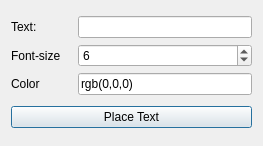
<?xml version="1.0" encoding="UTF-8"?>
<ui version="4.0">
 <class>Dialog</class>
 <widget class="QDialog" name="Dialog">
  <property name="windowModality">
   <enum>Qt::ApplicationModal</enum>
  </property>
  <property name="geometry">
   <rect>
    <x>0</x>
    <y>0</y>
    <width>263</width>
    <height>146</height>
   </rect>
  </property>
  <property name="windowTitle">
   <string>Add Text</string>
  </property>
  <layout class="QGridLayout" name="gridLayout_2">
   <item row="0" column="0">
    <layout class="QGridLayout" name="gridLayout">
     <property name="sizeConstraint">
      <enum>QLayout::SetMaximumSize</enum>
     </property>
     <item row="1" column="2">
      <widget class="QSpinBox" name="textSizeSpinBox">
       <property name="sizePolicy">
        <sizepolicy hsizetype="Minimum" vsizetype="Fixed">
         <horstretch>3</horstretch>
         <verstretch>0</verstretch>
        </sizepolicy>
       </property>
       <property name="minimum">
        <number>2</number>
       </property>
       <property name="value">
        <number>6</number>
       </property>
      </widget>
     </item>
     <item row="0" column="2">
      <widget class="QLineEdit" name="textLineEdit"/>
     </item>
     <item row="0" column="0">
      <widget class="QLabel" name="label">
       <property name="text">
        <string>Text:</string>
       </property>
      </widget>
     </item>
     <item row="1" column="0">
      <widget class="QLabel" name="label_2">
       <property name="sizePolicy">
        <sizepolicy hsizetype="Preferred" vsizetype="Preferred">
         <horstretch>1</horstretch>
         <verstretch>0</verstretch>
        </sizepolicy>
       </property>
       <property name="minimumSize">
        <size>
         <width>61</width>
         <height>0</height>
        </size>
       </property>
       <property name="text">
        <string>Font-size</string>
       </property>
      </widget>
     </item>
     <item row="2" column="0">
      <widget class="QLabel" name="label_3">
       <property name="text">
        <string>Color</string>
       </property>
      </widget>
     </item>
     <item row="2" column="2">
      <widget class="QLineEdit" name="colorLineEdit">
       <property name="text">
        <string>rgb(0,0,0)</string>
       </property>
      </widget>
     </item>
    </layout>
   </item>
   <item row="1" column="0">
    <widget class="QPushButton" name="placeButton">
     <property name="text">
      <string>Place Text</string>
     </property>
    </widget>
   </item>
  </layout>
 </widget>
 <tabstops>
  <tabstop>textLineEdit</tabstop>
  <tabstop>textSizeSpinBox</tabstop>
 </tabstops>
 <resources/>
 <connections>
  <connection>
   <sender>placeButton</sender>
   <signal>released()</signal>
   <receiver>Dialog</receiver>
   <slot>accept()</slot>
   <hints>
    <hint type="sourcelabel">
     <x>177</x>
     <y>149</y>
    </hint>
    <hint type="destinationlabel">
     <x>142</x>
     <y>96</y>
    </hint>
   </hints>
  </connection>
  <connection>
   <sender>textLineEdit</sender>
   <signal>returnPressed()</signal>
   <receiver>Dialog</receiver>
   <slot>accept()</slot>
   <hints>
    <hint type="sourcelabel">
     <x>177</x>
     <y>43</y>
    </hint>
    <hint type="destinationlabel">
     <x>142</x>
     <y>96</y>
    </hint>
   </hints>
  </connection>
 </connections>
</ui>
